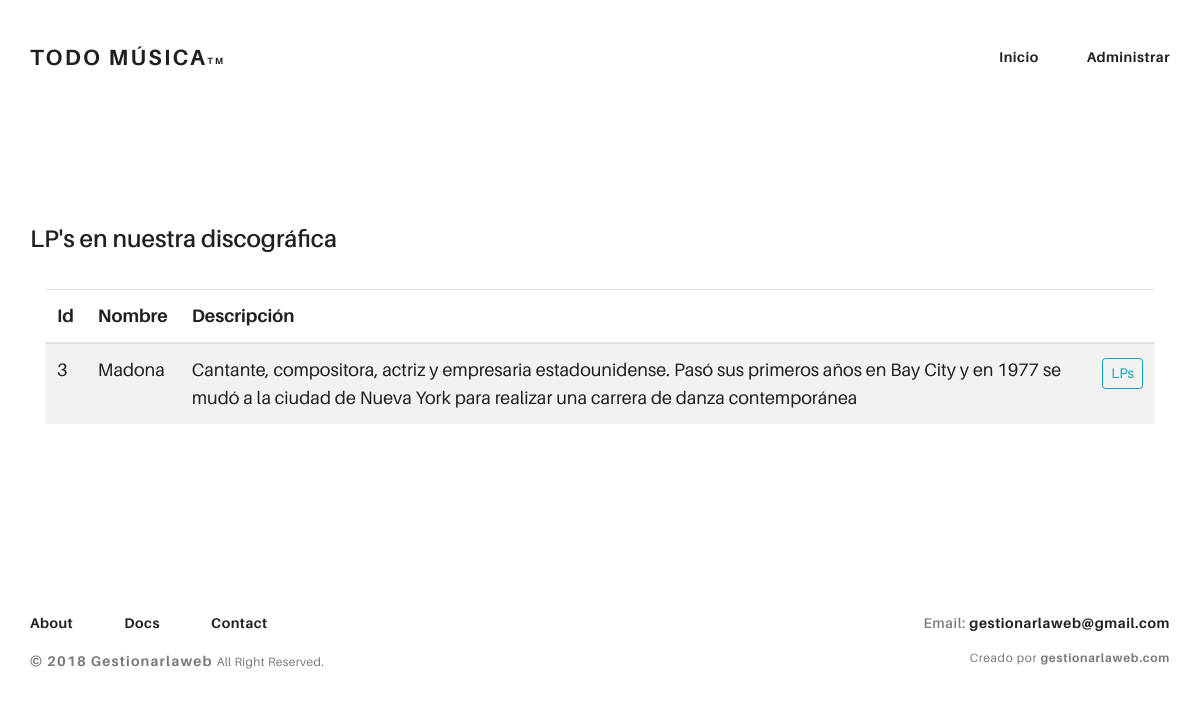
Page /index.php/cont_Artistas/recuperar_uno/3 on the committed database.
### tables this page shows
CREATE TABLE `artistas` (
  `id` int(11) NOT NULL,
  `nombre` varchar(40) NOT NULL,
  `descripcion` text NOT NULL
);

### application/controllers/cont_Artistas.php (called while the page is built, shortened)
<?php
class cont_Artistas extends CI_Controller {
	public function recuperar_uno($id){
		$this->load->model("m_Artistas", "artistas");
       	$artista = $this->artistas->recupera_artista($id);
       	$html = $this->load->view("artistas/vista_artista_uno", array("recupera_artista"=>$artista), true);
		$this->load->view('landingpage', array("contenido"=>$html)  );
	}
}

### index.php (called while the page is built, shortened)
<?php
require_once BASEPATH.'core/CodeIgniter.php';

### application/models/m_Artistas.php (called while the page is built, shortened)
<?php
	class m_Artistas extends CI_Model{
		function recupera_artista($id){
			$tmp = $this->db
			->select("id, nombre, descripcion")
			->where("id", $id)
			->get("artistas");
		return $tmp->row_array();
		}
	}
?>

### application/views/artistas/vista_artista_uno.php (the view)
<div class="container">
   <div class="row">
        <h4>LP's en nuestra discográfica</h4>
        <div class="col-md-12">
            <table class="table table-striped">
                <thead>
                  <tr>
                    <th>Id</th>
                    <th>Nombre</th>
                    <th>Descripción</th>
                    <th></th>
                  </tr>
                </thead>
                <?php
                echo '
                       <tbody>
                          <tr>
                            <td>'.$recupera_artista["id"].'</td>
                            <td>'.$recupera_artista["nombre"].'</td>
                            <td>'.$recupera_artista["descripcion"].'</td>
                            <td>
                              <a href="'.base_url("index.php/cont_Lps/lps_artista/".$bucle["id"]).'">
                              <button class="btn btn-outline-info btn-sm">LPs</button>
                              </a>
                            </td>
                          </tr>
                        </tbody>
                      ';
                 ?>
             </table>
        </div>
    </div>
</div>

### CDN/assets/css/urku.css (style rules this page uses)
body { margin: 0; }

### rows in the picture
artistas: id "3", nombre "Madona", descripcion "Cantante, compositora, actriz y empresaria estadounidense. Pasó sus primeros años en Bay City y en 1977 se mudó a la ciudad de Nueva York para realizar una carrera de danza contemporánea"
